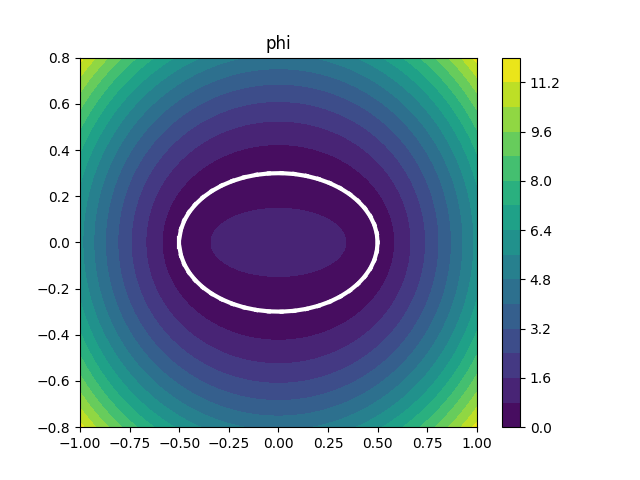

This chart was generated by the following Python code:
import numpy as np
import matplotlib.pyplot as plt

# on définit notre ellipse
def get_coord(theta):
    return np.array([a*np.cos(theta),b*np.sin(theta)])

def create_poly(nb_pts):
    tab_theta = np.linspace(0,2*np.pi,nb_pts)
    partial_S = get_coord(tab_theta).T
    return partial_S

a,b = (0.5,0.3)
nb_pts = 50
partial_S = create_poly(nb_pts)
partial_S_plus = np.concatenate([partial_S,[partial_S[0]]])

def norm(X):
    x,y = X
    return np.sqrt(x**2 + y**2)

# on récupère les longueurs des segments et les points milieux
tab_L = []
tab_Xc = []
for i in range(nb_pts):
    pt1 = partial_S_plus[i]
    pt2 = partial_S_plus[i+1]
    tab_L.append(norm(pt2-pt1)**2)
    tab_Xc.append((pt1+pt2)/2)


def f_i(X,i):
    x,y=X
    X1,X2,L = (partial_S_plus[i],partial_S_plus[i+1],tab_L[i])
    x1,y1 = X1
    x2,y2 = X2
    return ((x-x1)*(y2-y1)-(y-y1)*(x2-x1))/L

def t_i(X,i):
    x,y=X
    Xc,L = (tab_Xc[i],tab_L[i])
    return 1/L*((L/2)**2-((x-Xc[0])**2+(y-Xc[1])**2))

def phi_i(X,i):
    varphi = lambda X : np.sqrt(t_i(X,i)**2+f_i(X,i)**4)
    return np.sqrt(f_i(X,i)**2+((varphi(X)-t_i(X,i))/2)**2)

def phi(X,m):
    den = np.zeros_like(X[0])
    for i in range(nb_pts):
        den += 1./phi_i(X,i)**m
    return 1./den**(1/m)

bord_a,bord_b = (-a-0.5,a+0.5)
bord_a2,bord_b2 = (-b-0.5,b+0.5)
N = 201

lin = np.linspace(bord_a,bord_b,N)
lin2 = np.linspace(bord_a2,bord_b2,N)

XX,YY = np.meshgrid(lin,lin2)

plt.figure()

m = 1
val = phi(np.array([XX,YY]),m)
plt.contourf(XX,YY,val,levels=15)#,cmap="hot")
for i in range(nb_pts):
    pt1 = partial_S_plus[i]
    pt2 = partial_S_plus[i+1]
    plt.plot([pt1[0],pt2[0]],[pt1[1],pt2[1]],"white",linewidth=3)
plt.title("phi")
plt.colorbar()

plt.savefig("REQ/REQ_ellipse.png")
plt.show()